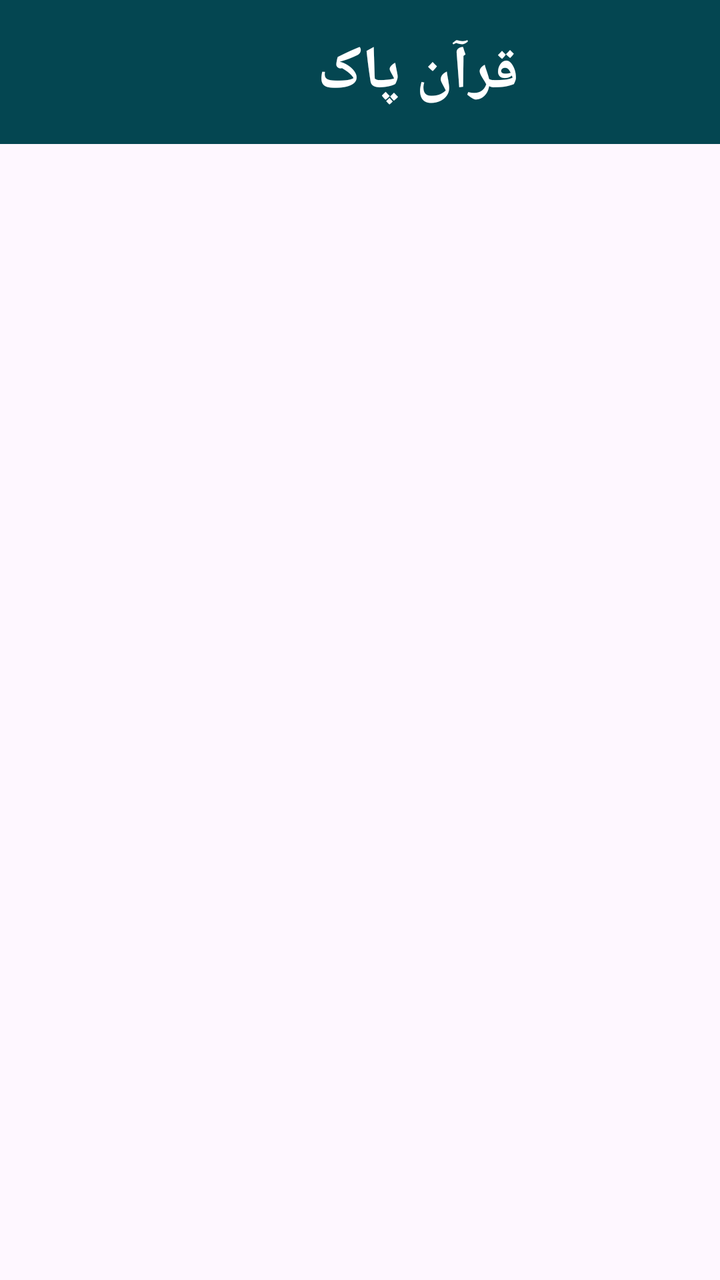
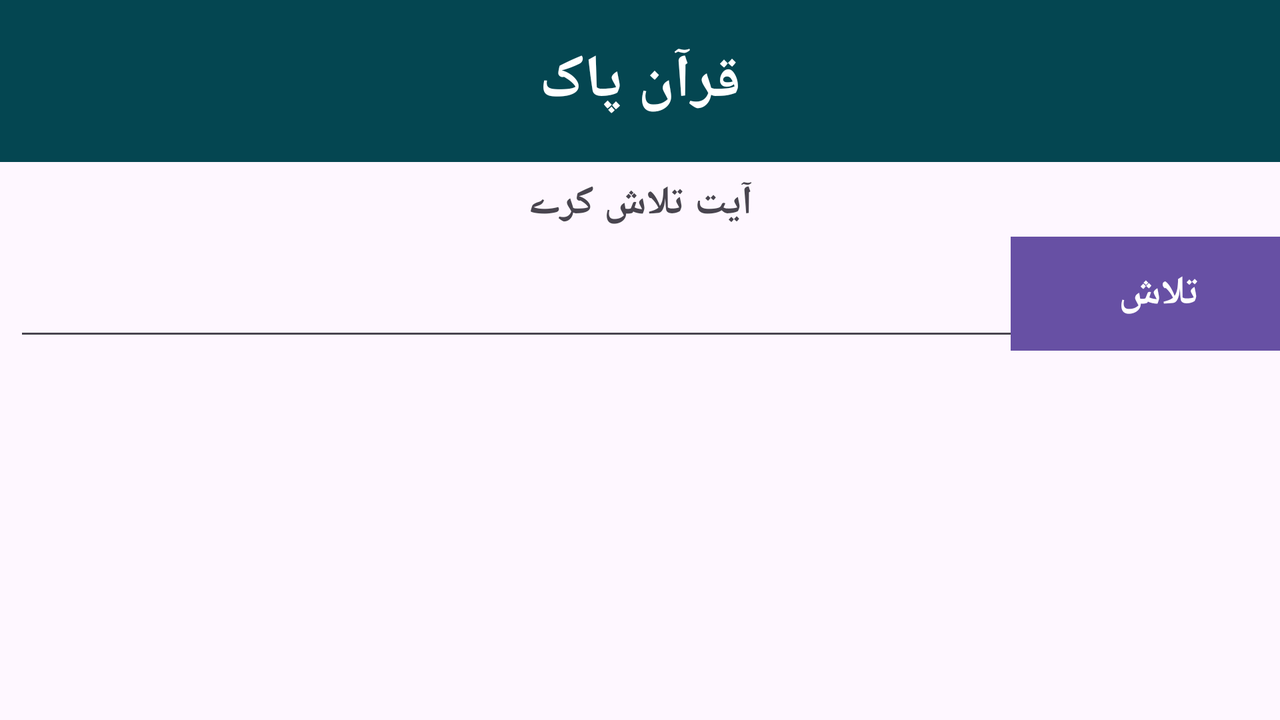

An Android layout and its configuration variant, each rendered on a device that would load it. The default file and the variant file are quoted in full after the pictures.
<!-- AndroidManifest.xml: application theme Theme.Quranepak -->
<!-- res/layout/activity_main2.xml -->
<?xml version="1.0" encoding="utf-8"?>
<androidx.constraintlayout.widget.ConstraintLayout xmlns:android="http://schemas.android.com/apk/res/android"
    xmlns:app="http://schemas.android.com/apk/res-auto"
    xmlns:tools="http://schemas.android.com/tools"
    android:layout_width="match_parent"
    android:layout_height="match_parent"
    tools:context=".MainActivity2">
    <TextView
        android:id="@+id/heading"
        android:layout_width="418dp"
        android:layout_height="72dp"
        android:background="#044651"
        android:gravity="center"
        android:text="قرآن پاک"
        android:textColor="@color/white"
        android:textSize="30sp"
        android:textStyle="bold"

        app:layout_constraintEnd_toEndOf="parent"
        app:layout_constraintHorizontal_bias="0.0"
        app:layout_constraintStart_toStartOf="parent"
        app:layout_constraintTop_toTopOf="parent" />



</androidx.constraintlayout.widget.ConstraintLayout>
<!-- resources referenced by this layout -->
<resources>
  <style name="Theme.Quranepak" parent="Base.Theme.Quranepak" />
  <style name="Base.Theme.Quranepak" parent="Theme.Material3.DayNight.NoActionBar">
          
          
      </style>
</resources>
<!-- res/layout-land/activity_main2.xml (the repository's variant of the layout above) -->
<!-- drawn on the phone turned sideways -->
<?xml version="1.0" encoding="utf-8"?>
<androidx.constraintlayout.widget.ConstraintLayout xmlns:android="http://schemas.android.com/apk/res/android"
    xmlns:app="http://schemas.android.com/apk/res-auto"
    xmlns:tools="http://schemas.android.com/tools"
    android:layout_width="match_parent"
    android:layout_height="match_parent"
    tools:context=".MainActivity2">

    <EditText
        android:id="@+id/editTextNumber"
        android:layout_width="507dp"
        android:layout_height="52dp"
        android:layout_marginTop="8dp"
        android:ems="10"
        android:inputType="number"
        app:layout_constraintEnd_toEndOf="@+id/textView5"
        app:layout_constraintHorizontal_bias="0.652"
        app:layout_constraintStart_toStartOf="@+id/textView5"
        app:layout_constraintTop_toBottomOf="@+id/textView5" />

    <TextView
        android:id="@+id/textView5"
        android:layout_width="wrap_content"
        android:layout_height="wrap_content"
        android:layout_marginTop="88dp"
        android:text="آیت تلاش کرے"
        android:textSize="20dp"
        android:textStyle="bold"
        app:layout_constraintEnd_toEndOf="parent"
        app:layout_constraintStart_toStartOf="parent"
        app:layout_constraintTop_toTopOf="parent" />

    <Button
        android:id="@+id/button"
        android:layout_width="148dp"
        android:layout_height="57dp"
        android:background="#044671"
        android:text="تلاش"
        android:textSize="20dp"
        android:textStyle="bold"
        app:layout_constraintBottom_toBottomOf="@+id/editTextNumber"
        app:layout_constraintEnd_toEndOf="parent"
        app:layout_constraintHorizontal_bias="0.402"
        app:layout_constraintStart_toEndOf="@+id/editTextNumber"
        app:layout_constraintTop_toBottomOf="@+id/textView5"
        app:layout_constraintVertical_bias="1.0" />

    <ScrollView
        android:layout_width="0dp"
        android:layout_height="503dp"
        android:layout_marginStart="10dp"
        android:layout_marginTop="32dp"
        android:layout_marginEnd="10dp"
        android:layout_weight="1"
        android:padding="4dp"
        app:layout_constraintEnd_toEndOf="parent"
        app:layout_constraintStart_toStartOf="parent"
        app:layout_constraintTop_toBottomOf="@+id/button">

        <LinearLayout
            android:id="@+id/linear_l"
            android:layout_width="match_parent"
            android:layout_height="wrap_content"
            android:orientation="vertical"
            android:padding="4dp" />

    </ScrollView>

    <TextView
        android:id="@+id/heading"
        android:layout_width="0dp"
        android:layout_height="81dp"
        android:background="#044651"
        android:gravity="center"
        android:text="قرآن پاک"
        android:textColor="@color/white"
        android:textSize="30sp"

        android:textStyle="bold"
        app:layout_constraintEnd_toEndOf="parent"
        app:layout_constraintHorizontal_bias="0.0"
        app:layout_constraintStart_toStartOf="parent"
        app:layout_constraintTop_toTopOf="parent" />

</androidx.constraintlayout.widget.ConstraintLayout>
